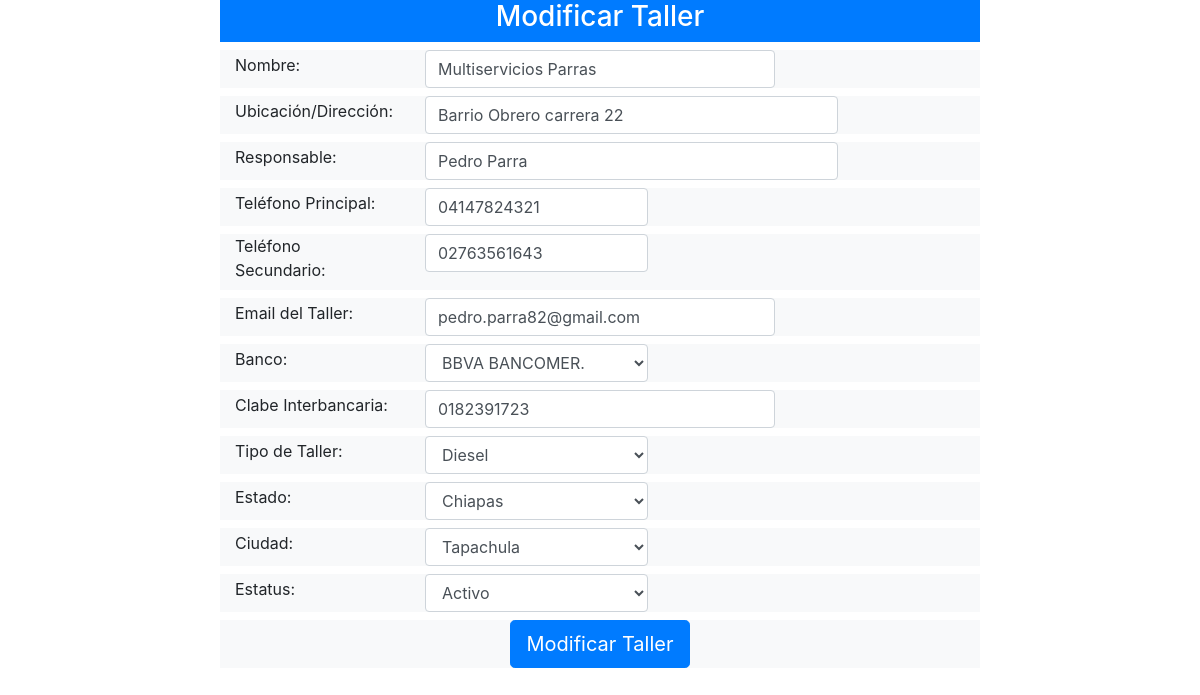
Page /frontend/pantalla/taller/modificar_taller.php on the committed database.
### tables this page shows
CREATE TABLE IF NOT EXISTS `taller` (
  `cod_tal` int(11) NOT NULL AUTO_INCREMENT,
  `nom_tal` varchar(50) NOT NULL,
  `ubi_tal` varchar(50) NOT NULL,
  `te1_tal` varchar(15) NOT NULL,
  `te2_tal` varchar(15) DEFAULT NULL,
  `res_tal` varchar(50) NOT NULL,
  `ema_tal` varchar(80) NOT NULL,
  `fky_banco` int(11) NOT NULL,
  `cue_tal` varchar(20) NOT NULL,
  `tip_tal` char(1) NOT NULL,
  `fky_ciudad` int(11) NOT NULL,
  `est_tal` char(1) NOT NULL,
  PRIMARY KEY (`cod_tal`),
  KEY `fky_banco` (`fky_banco`),
  KEY `fky_ciudad` (`fky_ciudad`)
);

### backend/clase/permiso.class.php (called while the page is built, shortened)
<?php
require_once("utilidad.class.php");
class permiso extends utilidad
{   public $cod_per;
	public function validar_acceso($id_opc,$fky_usuario)
	{
		$sql="select est_per
		      from  permiso
		      where
		      fky_opcion=$id_opc and
		      fky_usuario=$fky_usuario";
		      return $this->ejecutar($sql);
	}
}
?>

### backend/clase/utilidad.class.php (called while the page is built, shortened)
<?php
class utilidad
{
    private $servidor="localhost";
    private $usuario="root";
    private $clave="";
    private $base_datos="febrero";
    public  $mysqli;
   public function conectar(){
   		$this->mysqli = new mysqli($this->servidor, $this->usuario, $this->clave, $this->base_datos);
   }
	public function ejecutar($sql){
		return $this->mysqli->query($sql);
	}
	public function extraer_dato($pun_bds){
		return $pun_bds->fetch_assoc();
	}
}
?>

### backend/clase/taller.class.php (called while the page is built, shortened)
<?php
require_once("utilidad.class.php");
class taller extends utilidad
{
   public function filtrar($cod_tal,$nom_tal,$est_tal){
        $filtro1 = ($cod_tal!="") ? "and cod_tal=$cod_tal":"";
        $filtro2 = ($nom_tal!="") ? "and nom_tal like '%$nom_tal%'":"";
        $filtro3 = ($est_tal!="") ? "and est_tal='$est_tal'":"";
        $sql="select t.*,c.nom_ciu,e.cod_est,e.nom_est from taller t,ciudad c,estado e where t.fky_ciudad=cod_ciu and c.fky_estado=e.cod_est $filtro1 $filtro2 $filtro3;";
        return $this->ejecutar($sql);
   }
}
?>

### backend/clase/banco.class.php (called while the page is built, shortened)
<?php
require_once("utilidad.class.php");
class banco extends utilidad
{
   public $est_ban;
   public function listar(){
   		$sql="select * from banco where est_ban='$this->est_ban';";
   		return $this->ejecutar($sql);
   }
}
?>

### backend/clase/estado.class.php (called while the page is built, shortened)
<?php
require_once("utilidad.class.php");
class estado extends utilidad
{
   public function listar(){
   		$sql="select * from estado where est_est='$this->est_est';";
   		return $this->ejecutar($sql);
   }
}
?>

### backend/clase/ciudad.class.php (called while the page is built, shortened)
<?php
require_once("utilidad.class.php");
class ciudad extends utilidad
{
   public function listar(){
   		$sql="select * from ciudad where est_ciu='$this->est_ciu';";
   		return $this->ejecutar($sql);
   }
}
?>

### frontend/pantalla/taller/modificar_taller.php (the view, shortened to what this page needs)
<?php
require("../../../backend/clase/taller.class.php");
require("../../../backend/clase/permiso.class.php");
require("../../../backend/clase/banco.class.php");
require("../../../backend/clase/estado.class.php");
require("../../../backend/clase/ciudad.class.php");
$obj=new taller;
$objBanco=new banco;
$objEstado=new estado;
$objPermiso=new permiso;
$objCiudad=new ciudad;
$permiso=$objPermiso->validar_acceso($opcion=1,$fky_usuario=1,$token=md5("12345"));
$acceso=$objPermiso->extraer_dato($permiso);
if($acceso["est_per"]=="A")
{
	$resultado=$obj->filtrar($obj->cod_tal,$nom_tal="",$est_tal="");
	$taller=$obj->extraer_dato($resultado);
?>
<!DOCTYPE html>
<html lang="en">
<head>
	<link rel="stylesheet" href="../../bootstrap-4.0/css/bootstrap.min.css">
</head>
<body>
<form action="../../../backend/controlador/taller.php" method="POST">
  <div class="container">
		<div class="row justify-content-center">
	<div class="col-8  ">
	 <div class="row bg-primary text-white">
	 	 <div class="col-12 text-center">
	  	<h3>Modificar Taller</h3>
	 	 </div>
	  </div>
	  <div class="row mt-2 bg-light">
		<div class="col-md-3 col-12 align-self-center">
		     <label for="">Nombre:</label>
		</div>
		<div class="col-md-6 col-12">
		    <input type="text" name="nom_tal" id="nom_tal" required="required" maxlength="50" class="form-control" placeholder="Nombre del Taller" onkeyup="return solo_letras();" value="<?php echo $taller['nom_tal'] ?>">
		</div>
	  </div>
	  <div class="row mt-2 bg-light">
		<div class="col-md-3 col-12 align-self-center">
		     <label for="">Ubicación/Dirección:</label>
		</div>
		<div class="col-md-7 col-12">
		    <input type="text" name="ubi_tal" id="ubi_tal" required="required" maxlength="120" class="form-control" placeholder="Ubicación del Taller" onkeyup="return solo_letras();" value="<?php echo $taller['ubi_tal'] ?>">
		</div>
	  </div>
	  <div class="row mt-2 bg-light">
		<div class="col-md-3 col-12 align-self-center">
		     <label for="">Responsable:</label>
		</div>
		<div class="col-md-7 col-12">
		    <input type="text" name="res_tal" id="res_tal" required="required" maxlength="50" class="form-control" placeholder="Persona Responsable del Taller" onkeyup="return solo_letras();" value="<?php echo $taller['res_tal'] ?>">
		</div>
	  </div>
	  <div class="row mt-2 bg-light">
		<div class="col-md-3 col-12 align-self-center">
		     <label for="">Teléfono Principal:</label>
		</div>
		<div class="col-md-4 col-12">
		    <input type="text" name="te1_tal" id="te1_tal" required="required" maxlength="15" class="form-control" placeholder="Teléfono Principal" onkeyup="return solo_letras();"  value="<?php echo $taller['te1_tal'] ?>">
		</div>
	  </div>
	  <div class="row mt-2 bg-light">
		<div class="col-md-3 col-12 align-self-center">
		     <label for="">Teléfono Secundario:</label>
		</div>
		<div class="col-md-4 col-12">
		    <input type="text" name="te2_tal" id="te2_tal" required="required" maxlength="15" class="form-control" placeholder="Teléfono Secundario" onkeyup="return solo_letras();" value="<?php echo $taller['te2_tal'] ?>">
		</div>
	  </div>
	  <div class="row mt-2 bg-light">
		<div class="col-md-3 col-12 align-self-center">
		     <label for="">Email del Taller:</label>
		</div>
		<div class="col-md-6 col-12">
		    <input type="text" name="ema_tal" id="ema_tal" required="required" maxlength="80" class="form-control" placeholder="Email" onkeyup="return solo_letras();" value="<?php echo $taller['ema_tal'] ?>">
		</div>
	  </div>
	  <div class="row mt-2 bg-light">
		<div class="col-md-3 col-12 align-self-center text-left">
		     <label for="">Banco:</label>
		</div>
		<div class="col-md-4 col-12">
		    <select name="fky_banco" id="fky_banco" class="form-control">
		    <?php
		    $objBanco->asignar_valor("est_ban","A");
		    $pun_ban=$objBanco->listar();
		    while(($banco=$objBanco->extraer_dato($pun_ban))>0)
		    {
		    	if($banco['cod_ban']==$taller['fky_banco'])
		    		$selected='selected';
		    	     else
		    	     	$selected='';
		    	echo "<option value='$banco[cod_ban]' $selected>$banco[nom_ban]</option>";
		    }
		    ?>
		    </select>
		</div>
	  </div>
	  <div class="row mt-2 bg-light">
		<div class="col-md-3 col-12 align-self-center">
		     <label for="">Clabe Interbancaria:</label>
		</div>
		<div class="col-md-6 col-12">
		    <input type="text" name="cue_tal" id="cue_tal" required="required" maxlength="20" class="form-control" placeholder="Clave Interbancaria" onkeyup="return solo_letras();" value="<?php echo $taller['cue_tal'] ?>">
		</div>
	  </div>
    <div class="row mt-2 bg-light">
	  <div class="col-md-3 col-12 align-self-center text-left">
		     <label for="">Tipo de Taller:</label>
	  </div>
	  <div class="col-md-4 col-12">
		<select name="tip_tal" id="tip_tal" class="form-control">
			<option value="G" <?php echo $selected=($taller['tip_tal']=="G")?"selected":""; ?>>Diesel</option>
			<option value="M" <?php echo $selected=($taller['tip_tal']=="M")?"selected":""; ?>>Mixto</option>
		</select>
	  </div>
	</div>
	<div class="row mt-2 bg-light">
	  <div class="col-md-3 col-12 align-self-center text-left">
		     <label for="">Estado:</label>
	  </div>
	  <div class="col-md-4 col-12">
		    <select name="fky_estado" id="fky_estado" class="form-control" onchange="seleccionar_ciudad()">
		    <?php
		    $objEstado->asignar_valor("est_est","A");
		    $pun_est=$objEstado->listar();
		    while(($estado=$objEstado->extraer_dato($pun_est))>0)
		    {
		    	if($estado['cod_est']==$taller['cod_est'])
		    		$selected='selected';
		    	     else
		    	     	$selected='';
		    	echo "<option value='$estado[cod_est]' $selected>$estado[nom_est]</option>";
		    }
		    ?>
		    </select>
	    </div>
	</div>
	<div class="row mt-2 bg-light">
	        <div class="col-md-3 col-12 align-self-center text-left">
			     <label for="">Ciudad:</label>
			</div>
			<div class="col-md-4 col-12 text-muted" id="zona_ciudad">
			 <select name="fky_ciudad" id="fky_ciudad" class="form-control">
		    <?php
		    $objCiudad->asignar_valor("est_ciu","A");
		    $pun_est=$objCiudad->listar();
		    while(($ciudad=$objCiudad->extraer_dato($pun_est))>0)
		    {
		    	if($ciudad['cod_ciu']==$taller['fky_ciudad'])
		    		$selected='selected';
		    	     else
		    	     	$selected='';
		    	echo "<option value='$ciudad[cod_ciu]' $selected>$ciudad[nom_ciu]</option>";
		    }
		    ?>
		    </select>
			</div>
	</div>
	<div class="row mt-2 bg-light">
	      <div class="col-md-3 col-12 align-self-center text-left">
		     <label for="">Estatus:</label>
		  </div>
	      <div class="col-md-4 col-12">
		     <select name="est_tal" id="est_tal" class="form-control">
				<option value="A" selected="">Activo</option>
			</select>
		  </div>
	</div>
	 <div class="row mt-2 bg-light">
	  	 <div class="col-12  text-center">
		     <input type="submit" class="btn btn-primary btn-lg" value="Modificar Taller">
		</div>
	   </div>
 </div>
</form>
</body>
</html>
<?php
}else{
	$obj->mensaje("danger","No tienes permiso de accesar a esta p&aacute;gina");
}
?>

### rows in the picture
taller: nom_tal "Multiservicios Parras", ubi_tal "Barrio Obrero carrera 22", res_tal "Pedro Parra", te1_tal "04147824321", te2_tal "02763561643", ema_tal "pedro.parra82@gmail.com", cue_tal "0182391723"

### other values in the picture
form field fky_banco "BBVA BANCOMER."
form field fky_estado "Chiapas"
form field fky_ciudad "Tapachula"
